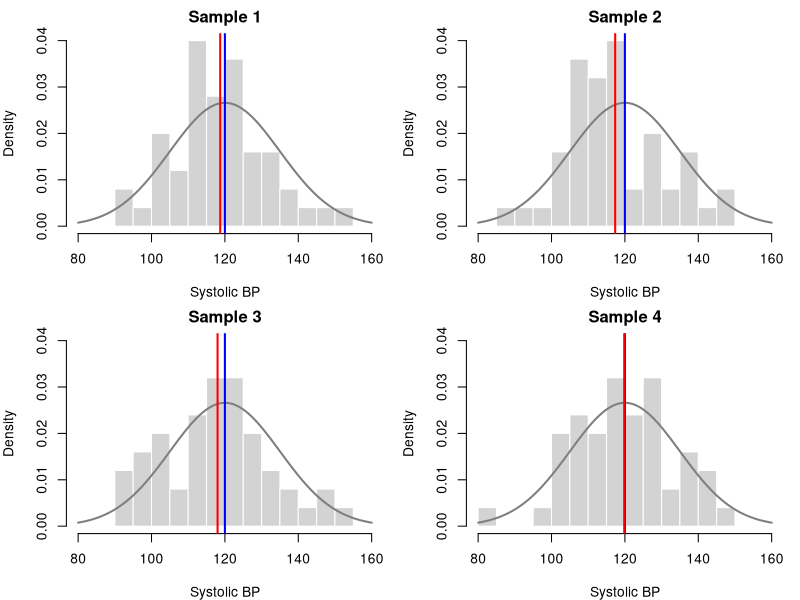
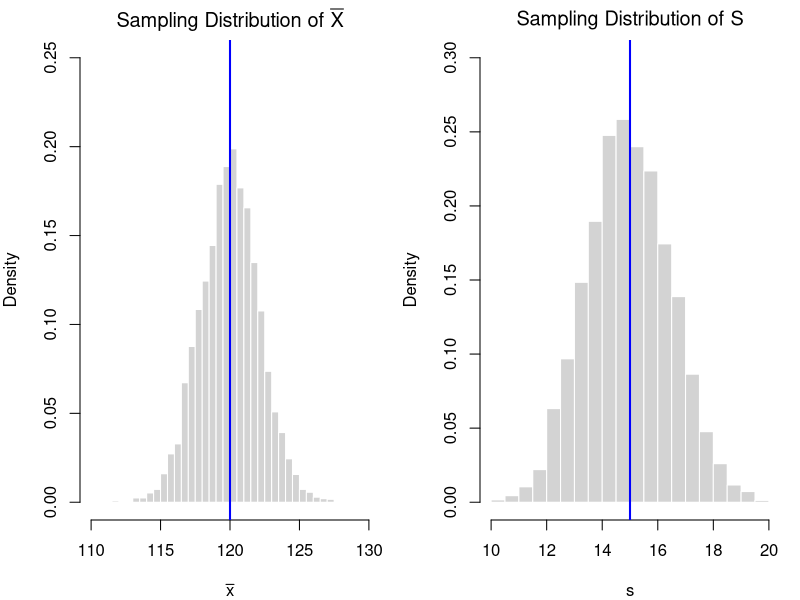
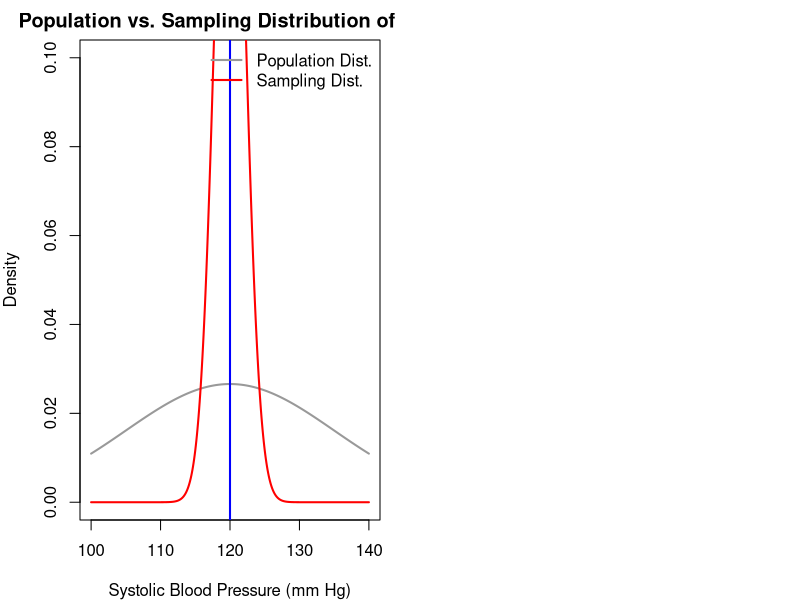
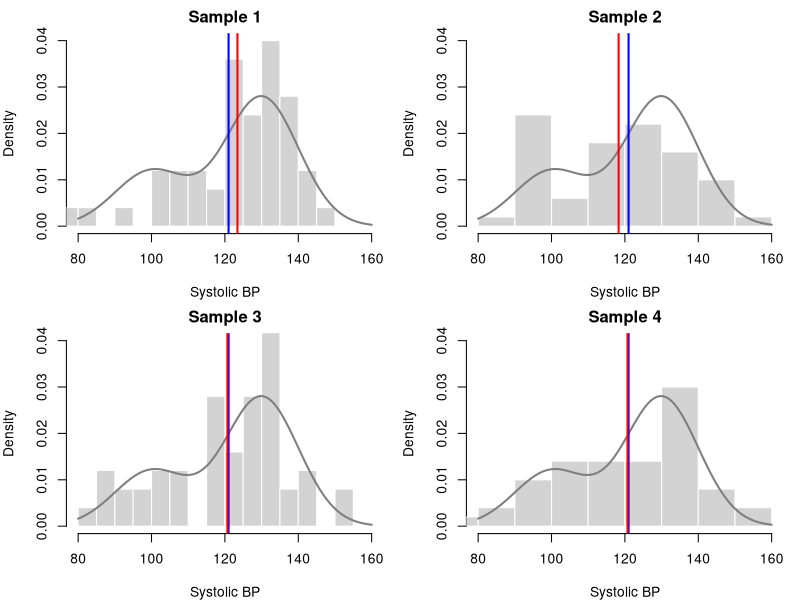
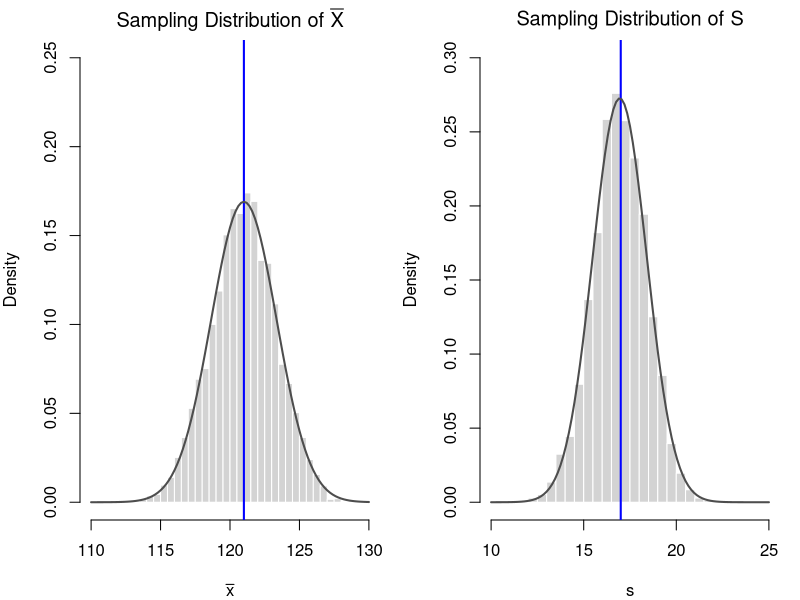

Here is the R script that generated these plots, in order:
## ---- chunk 1
set.seed(42)

# Population parameters
mu    <- 120
sigma <- 15
n     <- 50
N     <- 5000

# Simulate samples
samples <- matrix(rnorm(N * n, mean = mu, sd = sigma), nrow = N)

# Compute sample means and sds
sample_means <- apply(samples, 1, mean)
sample_sds   <- apply(samples, 1, sd)
## ---- chunk 2
# Plot histograms of first 4 samples
par(mfrow = c(2, 2), mar = c(4, 4, 2, 1))
for (i in 1:4) {
  x <- samples[i, ]
  hist(x, breaks = 10, col = "lightgray", border = "white", freq = FALSE,
    main = paste("Sample", i), xlab = "Systolic BP", xlim = c(80, 160), 
    ylim = c(0, 0.04))
  
  # Overlay the population density curve
  curve(dnorm(x, mean = mu, sd = sigma), from = 80, to = 160, col = "gray50", 
    lwd = 2, add = TRUE)
  
  # Add population mean (blue) and sample mean (red)
  abline(v = mu, col = "blue", lwd = 2)
  abline(v = mean(x), col = "red", lwd = 2)
}
## ---- chunk 3
require(tibble)

# Create table of means and sds for first four samples
summary_tbl <- tibble(
  Sample = 1:4,
  mean_x = round(sample_means[1:4], 2),
  sd_x = round(sample_sds[1:4], 2)
)

# Display table with math-formatted column headers
knitr::kable(
  summary_tbl,
  align = "c",
  col.names = c("Sample", "$\\bar{x}$", "$s$"),
  caption = "Sample Means and Standard Deviations for First Four Samples"
)
## ---- chunk 4
# Two-panel histogram layout
par(mfrow = c(1, 2), mar = c(4, 4, 2, 1))

# Histogram of sample means
hist(sample_means, breaks = 30, col = "lightgray", border = "white",
  freq = FALSE, main = expression("Sampling Distribution of " * bar(X)),
  xlab = expression(bar(x)), xlim = c(110, 130), ylim = c(0, 0.25)
)
abline(v = mu, col = "blue", lwd = 2)

# Histogram of sample standard deviations
hist(sample_sds, breaks = 30, col = "lightgray", border = "white",
  freq = FALSE, main = expression("Sampling Distribution of " * S),
  xlab = "s", xlim = c(10, 20), ylim = c(0, 0.3)
)
abline(v = sigma, col = "blue", lwd = 2)
## ---- chunk 5
mu <- 120
sigma <- 15
n <- 50
se <- sigma / sqrt(n)

x_vals <- seq(100, 140, length.out = 500)
pop_density <- dnorm(x_vals, mean = mu, sd = sigma)
samp_density <- dnorm(x_vals, mean = mu, sd = se)

plot(x_vals, pop_density, type = "l", lwd = 2, col = "gray60",
     ylab = "Density", xlab = "Systolic Blood Pressure (mm Hg)",
     main = "Population vs. Sampling Distribution of SBP", ylim = c(0, 0.1))
lines(x_vals, samp_density, lwd = 2, col = "red")
abline(v = mu, col = "blue", lwd = 2)
legend("topright", legend = c("Population Dist.", "Sampling Dist."),
       col = c("gray60", "red"), lwd = 2, bty = "n")
## ---- chunk 6
# Compute probability of sample mean outisde of normal range)
lower_tail <- pnorm(115, mean = mu, sd = se)
upper_tail <- 1 - pnorm(125, mean = mu, sd = se)
lower_tail + upper_tail
## ---- chunk 7
# Compute probability of individual SBP outside of normal range
lower_tail <- pnorm(115, mean = mu, sd = sigma)
upper_tail <- 1 - pnorm(125, mean = mu, sd = sigma)
lower_tail + upper_tail
## ---- chunk 8
set.seed(42)

# Mixture population parameters
mu1 <- 100; sigma1 <- 10; p1 <- 0.3
mu2 <- 130; sigma2 <- 10; p2 <- 0.7
n <- 50
N <- 5000

# Function to draw a sample of size n from the mixture
draw_sample <- function(n) {
  u <- runif(n)
  rnorm(n, mean = ifelse(u < p1, mu1, mu2), sd = ifelse(u < p1, sigma1, sigma2))
}

# Simulate all samples
samples_mixture <- t(replicate(N, draw_sample(n)))

# Compute sample means and sds
sample_means_mix <- apply(samples_mixture, 1, mean)
sample_sds_mix <- apply(samples_mixture, 1, sd)

# Mixture population mean and sd
mu_mix <- p1 * mu1 + p2 * mu2
sigma_mix <- sqrt(p1 * (sigma1^2 + (mu1 - mu_mix)^2) + p2 * (sigma2^2 + (mu2 - mu_mix)^2))
## ---- chunk 9
# Define mixture density function
dmix <- function(x) {
  p1 * dnorm(x, mu1, sigma1) + p2 * dnorm(x, mu2, sigma2)
}

# Plot histograms
par(mfrow = c(2, 2), mar = c(4, 4, 2, 1))
for (i in 1:4) {
  x <- samples_mixture[i, ]
  hist(x, breaks = 10, col = "lightgray", border = "white", freq = FALSE,
    main = paste("Sample", i), xlab = "Systolic BP", xlim = c(80, 160), 
    ylim = c(0, 0.04))
  
  # Overlay mixture pdf
  curve(dmix(x), from = 80, to = 160, add = TRUE, col = "gray50", lwd = 2)
  
  # Add vertical lines for population mean and sample mean
  abline(v = mu_mix, col = "blue", lwd = 2)
  abline(v = mean(x), col = "red", lwd = 2)
}
## ---- chunk 10
# Two-panel layout
par(mfrow = c(1, 2), mar = c(4, 4, 2, 1))

# Sample means
hist(sample_means_mix, breaks = 30, col = "lightgray", border = "white",
  freq = FALSE, main = expression("Sampling Distribution of " * bar(X)),
  xlab = expression(bar(x)), xlim = c(110, 130), ylim = c(0, 0.25))
abline(v = mu_mix, col = "blue", lwd = 2)
curve(dnorm(x, mean = mu_mix, sd = sd(sample_means_mix)), add = TRUE, col = "gray30", lwd = 2)

# Sample sds
hist(sample_sds_mix, breaks = 30, col = "lightgray", border = "white",
  freq = FALSE, main = expression("Sampling Distribution of " * S),
  xlab = "s", xlim = c(10, 25), ylim = c(0, 0.3))
abline(v = sigma_mix, col = "blue", lwd = 2)
curve(dnorm(x, mean = mean(sample_sds_mix), sd = sd(sample_sds_mix)), add = TRUE, col = "gray30", lwd = 2)
